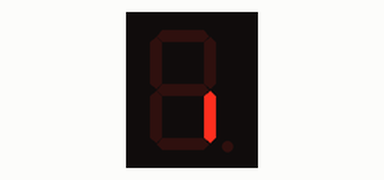
The sketch below on a simulated Arduino Uno, built with avr-gcc and run on an emulated ATmega328P. Shown: 1-digit seven-segment display. Wiring (inferred from the names in the program): 1-digit 7-segment display, segments lit when HIGH: segments pin 7, pin 6, pin 5, pin 11, pin 10, pin 8, pin 9, pin 4. The segment pins are drawn as the display they are named for.

Above: at 0.1 s.
At 2.1 s:
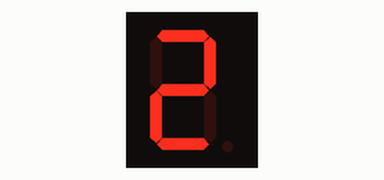
At 3.1 s:
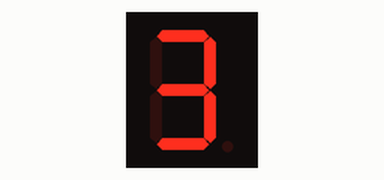
At 4.1 s:
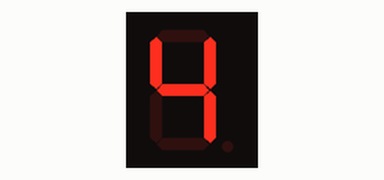
At 6.1 s:
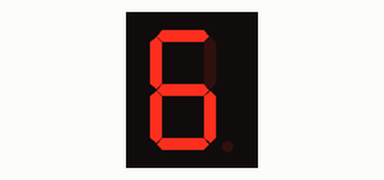
At 9.1 s:
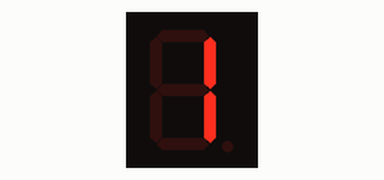

The sketch:

Led8.ino
```cpp
//set digital IO pin for every segment.
int a=7;//set #7 connect a segment.
int b=6;// set #6 connect b segment.
int c=5;// set #5 connect c segment.
int d=11;// set #11 connect d segment.
int e=10;// set #10 connect e segment.
int f=8;// set #8 connect f segment.
int g=9;// set #9 connect g segment.
int dp=4;// set #4 connect dp segment.
void digital_1(void) //display number ¡°1¡±
{
unsigned char j;
digitalWrite(c,HIGH);//gives #5 pin high level, lighten c segment digitalWrite(b,HIGH);// lighten b segment
for(j=7;j<=11;j++)//turn off the rest segments
digitalWrite(j,LOW);
digitalWrite(dp,LOW);//turn off decimal point DP segment
}
void digital_2(void) // display number ¡°2¡±

{
unsigned char j;
digitalWrite(b,HIGH);
digitalWrite(a,HIGH);
for(j=9;j<=11;j++)
digitalWrite(j,HIGH);
digitalWrite(dp,LOW);
digitalWrite(c,LOW);
digitalWrite(f,LOW);
}
void digital_3(void) // display number ¡°3¡±
{
unsigned char j;
digitalWrite(g,HIGH);
digitalWrite(d,HIGH);
for(j=5;j<=7;j++)
digitalWrite(j,HIGH);
digitalWrite(dp,LOW);
digitalWrite(f,LOW);
digitalWrite(e,LOW);
}
void digital_4(void) // display number ¡°4¡±

{
digitalWrite(c,HIGH);
digitalWrite(b,HIGH);
digitalWrite(f,HIGH);
digitalWrite(g,HIGH);
digitalWrite(dp,LOW);
digitalWrite(a,LOW);
digitalWrite(e,LOW);
digitalWrite(d,LOW);
}
void digital_5(void) // display number ¡°5¡±
{
unsigned char j;
for(j=7;j<=9;j++)
digitalWrite(j,HIGH);
digitalWrite(c,HIGH);
digitalWrite(d,HIGH);
digitalWrite(dp,LOW);
digitalWrite(b,LOW);
digitalWrite(e,LOW);
}
void digital_6(void) // display number ¡°6¡±
{
unsigned char j;
for(j=7;j<=11;j++)
digitalWrite(j,HIGH);
digitalWrite(c,HIGH);
digitalWrite(dp,LOW);
digitalWrite(b,LOW);
}
void digital_7(void) // display number ¡°7¡±
{
unsigned char j;
for(j=5;j<=7;j++)
digitalWrite(j,HIGH);
digitalWrite(dp,LOW);
for(j=8;j<=11;j++)
digitalWrite(j,LOW);
}
void digital_8(void) // display number ¡°8¡±
{
unsigned char j;
for(j=5;j<=11;j++)
digitalWrite(j,HIGH);
digitalWrite(dp,LOW);
}
void setup()
{
int i;//define variable
for(i=4;i<=11;i++)
pinMode(i,OUTPUT);//set #4-11 pin in output mode
}
void loop()
{
while(1)
{
digital_1();//display number ¡°1¡±
delay(2000);//delay 2s
digital_2();//display number ¡°2¡±
delay(1000); //delay 1s
digital_3();//display number ¡°3¡±
delay(1000); //delay 1s
digital_4();//display number ¡°4¡±
delay(1000); //delay 1s
digital_5();//display number ¡°5¡±
delay(1000); //delay 1s
digital_6();//display number ¡°6¡±
delay(1000); //\delay 1s
digital_7();//display number ¡°7¡±
delay(1000); //delay 1s
digital_8();//display number ¡°1¡±
delay(1000); //delay 1s
}
}
```

Measured:
- by itself, everything shown: repeats every 9.0 s, in 8 steps
- what the display in image 1 shows lasts 1.0 s, from 2.0 s to 3.0 s
- what the display in image 5 shows lasts 2.0 s, from 9.0 s to 11.0 s
